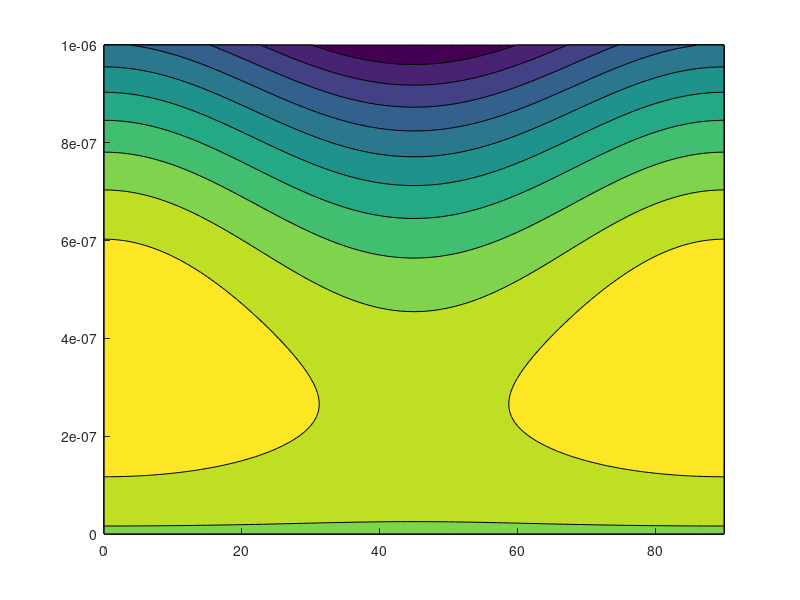

Here is the MATLAB script that generated this plot: (Note: this script raises an error after producing the figure.)
clc; clear; close all;

R=[0:1e-8:1e-6];
deg=[0:1:90];
driv=1e6;

imax=numel(R);
dmax=numel(deg);
gam0=0.3;
alp=0.2;

for i=1:imax % i 반지름 
for j=1:dmax % j 각도
    rad=deg(j)/180*pi;
    inter(i,j)=gam0*(1+alp*cos(4*rad))*2*pi*R(i);
    vol(i)=-driv*pi*R(i)^2;
    G(i,j)=inter(i,j)+vol(i);

end
end
contourf(deg,R,G,'edgecolor','none');
colormap('jet');
colorbar('Fontsize',10);
pbaspect([1 1 1]);
xlabel('degree','FontSize',15);
ylabel('반지름','FontSize',15);
title('핵생성 자유에어지');
xlim([0 90])
ylim([0 1e-6])